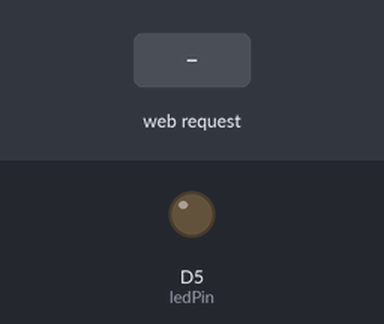
Bench run of a sketch on a simulated ESP8266 (Wemos D1 mini). On the bench: output pins drawn as LEDs (lit = HIGH). The test bench sets the inputs (shaded band). WiFi joins after 1.5 s; servers stay silent unless stated; what the sketch prints to the serial monitor is not drawn.

Above: at 2.7 s.
2.8 s: HTTP request GET /LED=ON received
At 4.0 s:
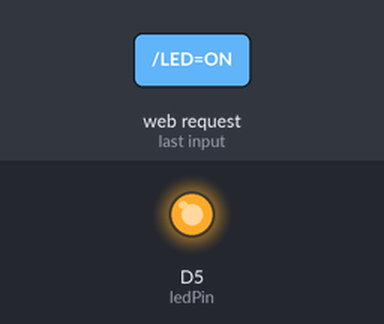
4.3 s: HTTP request GET /LED=OFF received
At 5.1 s:
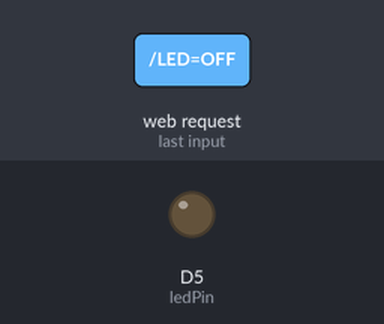
Timing chart, 0 to 7.3 s (numbered marks = the images above; inputs shaded):
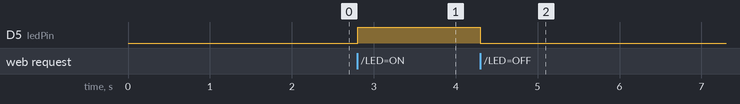

Measured:
- after the input at 2.8 s, D5 (ledPin): LOW → HIGH at once
- after the input at 4.3 s, D5 (ledPin): HIGH → LOW at once

The sketch:

ledserver.ino
```cpp
/*
ESP8266 Code
Wemos flash an LED on and off webserver example
By shedboy71  On Aug 16, 2016
Share

1,728

In this example we will create a basic webserver example using our Wemos D1, it will connect to your Wifi network and then you will navigate to a URL and a basic page will appear. This page will display 2 links , one will switch on an led connected to D5 and the other option will switch the led off.

The D1 is a low cost board that as you can see is in an ‘Arduino Uno’ form factor, that is you can potentially fit shields to this board. It does only have one Analog input and less outputs are available but of course for an IoT project this may be perfect, it also supports SPI and I2C which means of course tehre are still a large amount of sensors and modules available that you can connect to the D1.

Of course there are ways of adding extra inputs and outputs through additional electronics, so to me that’s not an issue. The cost is also very good, you can pick up a Wemos D1 for about £10 whereas an Arduino Uno and a CC3000 Wifi shield will set you back about £40.

Wemos_D1_ESP8266 (1)

Parts

1 x Wemos D1 or D2
1 x USB cable
1 x LED and resistor or use a module


Code
Source code
*/
#include <ESP8266WiFi.h>

const char* ssid = "sw";
const char* password = "23456789";

int ledPin = D5;
WiFiServer server(80);

void setup() {
  Serial.begin(115200);
  delay(10);


  pinMode(ledPin, OUTPUT);
  digitalWrite(ledPin, LOW);

  // Connect to WiFi network
  Serial.println();
  Serial.println();
  Serial.print("Connecting to ");
  Serial.println(ssid);

  WiFi.begin(ssid, password);

  while (WiFi.status() != WL_CONNECTED) {
    delay(500);
    Serial.print(".");
  }
  Serial.println("");
  Serial.println("WiFi connected");

  // Start the server
  server.begin();
  Serial.println("Server started");

  // Print the IP address
  Serial.print("Use this URL : ");
  Serial.print("http://");
  Serial.print(WiFi.localIP());
  Serial.println("/");

}

void loop() {
  // Check if a client has connected
  WiFiClient client = server.available();
  if (!client) {
    return;
  }

  // Wait until the client sends some data
  Serial.println("new client");
  while(!client.available()){
    delay(1);
  }

  // Read the first line of the request
  String request = client.readStringUntil('\r');
  Serial.println(request);
  client.flush();

  // Match the request

  int value = LOW;
  if (request.indexOf("/LED=ON") != -1) {
    digitalWrite(ledPin, HIGH);
    value = HIGH;
  }
  if (request.indexOf("/LED=OFF") != -1){
    digitalWrite(ledPin, LOW);
    value = LOW;
  }


  // Return the response
  client.println("HTTP/1.1 200 OK");
  client.println("Content-Type: text/html");
  client.println(""); //  do not forget this one
  client.println("<!DOCTYPE HTML>");
  client.println("<html>");
   client.println("<body bgcolor=aqua>");

  client.print("Led pin is now: ");

  if(value == HIGH) {
    client.print("On");
  } else {
    client.print("Off");
  }
  client.println("<br><br>");
  client.println("Click <a href=\"/LED=ON\">here</a> turn the LED on pin 5 ON<br>");
  client.println("Click <a href=\"/LED=OFF\">here</a> turn the LED on pin 5 OFF<br>");
  client.println("</body>");
  client.println("</html>");

  delay(1);
  Serial.println("Client disconnected");
  Serial.println("");

}
```
